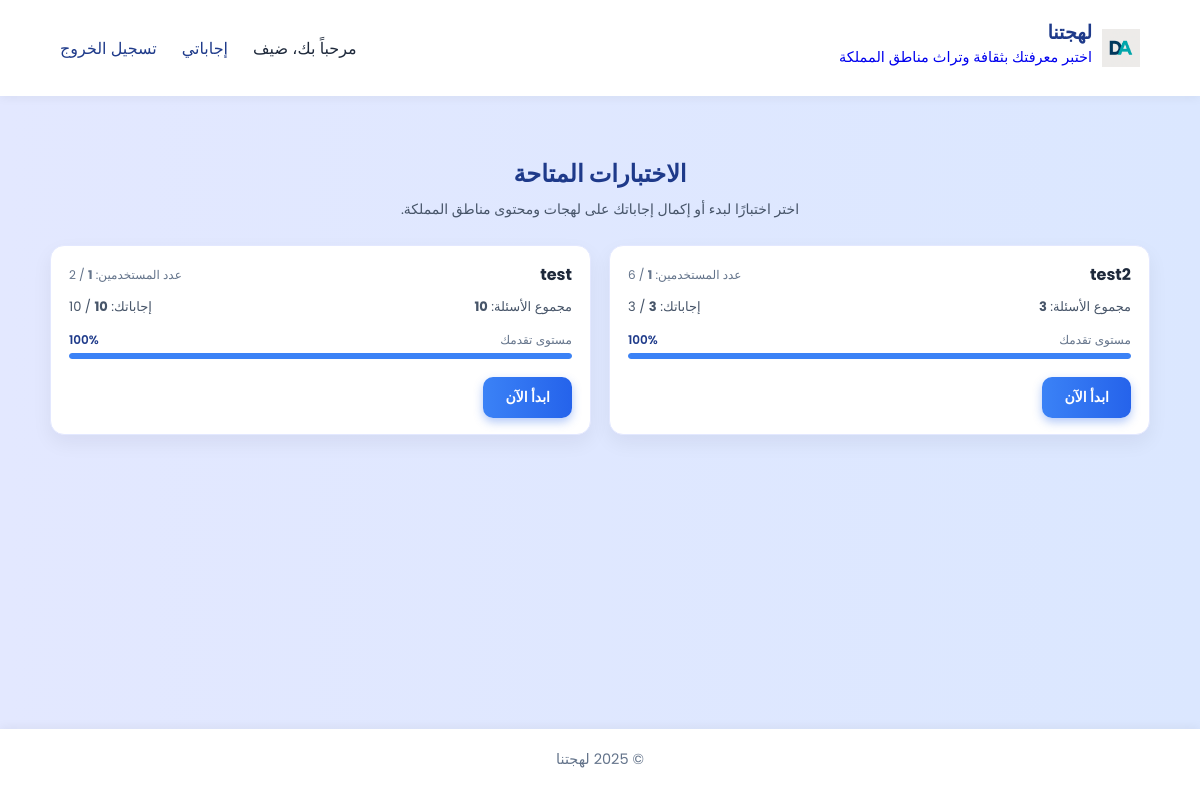
Screenshot of /user_page.php with the database file from the repository.
### tables this page shows
CREATE TABLE `cards` (
  `id` int(11) NOT NULL,
  `number_of_users` int(11) DEFAULT NULL,
  `card_name` varchar(255) DEFAULT NULL,
  `number_of_question` int(11) DEFAULT NULL
);

### user_page.php (the view, shortened to what this page needs)
<?php
require "config2.php";
$user_id   = $_SESSION['user_id'] ?? 1;
$user_name = $_SESSION['name']    ?? 'ضيف';
$projects = $conn->query("
    SELECT c.*,
    (SELECT COUNT(DISTINCT a.user_id)
     FROM annotations a
     WHERE a.project_id = c.id) AS completed_users
    FROM cards c
    ORDER BY id DESC
");
?>
<!DOCTYPE html>
<html lang="ar" dir="rtl">
<head>
  <link rel="stylesheet" href="style.css" />
</head>
<body>
  <header class="navbar">
    <a href="index.html" class="logo" style="text-decoration: none;">
      <img src="Favicon.png" alt="شعار لهجتنا">
      <div class="logo-text">
        <h1 class="site-title">لهجتنا</h1>
        <p class="site-tagline">اختبر معرفتك بثقافة وتراث مناطق المملكة</p>
      </div>
    </a>
    <nav>
      <span>مرحباً بك، <?= htmlspecialchars($user_name) ?></span>
      <a href="user_answers.php" class="button">إجاباتي</a>
      <a href="logout.php">تسجيل الخروج</a>
    </nav>
  </header>
  <main class="user-dashboard">
    <section class="user-panel">
      <header class="user-panel-header">
        <h2>الاختبارات المتاحة</h2>
        <p>اختر اختبارًا لبدء أو إكمال إجاباتك على لهجات ومحتوى مناطق المملكة.</p>
      </header>
      <?php if ($projects && $projects->num_rows > 0): ?>
        <div class="cards-grid">
          <?php while($p = $projects->fetch_assoc()):
              $total_q = (int)$p['number_of_question'];
              $answered_query = $conn->query("
                  SELECT COUNT(*) AS c
                  FROM annotations
                  WHERE user_id = $user_id
                    AND project_id = {$p['id']}
              ");
              $answered = 0;
              if ($answered_query) {
                  $answered = (int)$answered_query->fetch_assoc()['c'];
              }
              $progress = ($total_q > 0) ? round(($answered / $total_q) * 100) : 0;
              $btn_label = ($progress > 0 && $progress < 100) ? 'متابعة' : 'ابدأ الآن';
          ?>
            <article class="quiz-card">
              <div class="quiz-card-header">
                <h3 class="quiz-title"><?= htmlspecialchars($p['card_name']) ?></h3>
                <span class="quiz-users">
                  عدد المستخدمين:
                  <strong><?= (int)$p['completed_users'] ?></strong> / <?= (int)$p['number_of_users'] ?>
                </span>
              </div>
              <div class="quiz-meta">
                <span>مجموع الأسئلة: <strong><?= $total_q ?></strong></span>
                <span>إجاباتك: <strong><?= $answered ?></strong> / <?= $total_q ?></span>
              </div>
              <div class="quiz-progress">
                <div class="quiz-progress-top">
                  <span>مستوى تقدمك</span>
                  <span class="quiz-progress-value"><?= $progress ?>%</span>
                </div>
                <div class="progress-bar">
                  <div class="progress-fill" style="width: <?= $progress ?>%;"></div>
                </div>
              </div>
              <div class="quiz-actions">
                <a class="button quiz-button" href="answer_project.php?id=<?= (int)$p['id'] ?>">
                  <?= $btn_label ?>
                </a>
              </div>
            </article>
          <?php endwhile; ?>
        </div>
      <?php else: ?>
        <p class="no-quizzes">لا توجد اختبارات متاحة حاليًا.</p>
      <?php endif; ?>
    </section>
  </main>
  <footer>
    <p>© 2025 لهجتنا</p>
  </footer>
</body>
</html>

### style.css (style rules this page uses)
* { margin: 0; padding: 0; box-sizing: border-box; font-family: 'Poppins', sans-serif; }
body { background: linear-gradient(to right, #e3e8ff, #dbe7ff); display: flex; flex-direction: column; min-height: 100vh; color: #1e293b; }
h2 { font-size: 34px; text-align: center; margin-bottom: 20px; }
footer { background: white; text-align: center; padding: 12px; font-size: 0.9rem; color: #64748b; box-shadow: 0 -2px 10px rgba(0,0,0,0.05); }
p { font-size: 14.5px; text-align: center; margin-bottom: 10px; }
.navbar { display: flex; justify-content: space-between; align-items: center; padding: 18px 60px; background: white; box-shadow: 0 2px 10px rgba(0,0,0,0.05); }
.logo { display: flex; align-items: center; gap: 10px; }
.logo img { width: 38px; height: 38px; }
.logo h1 { font-size: 1.2rem; font-weight: 700; color: #1e3a8a; }
nav { display: flex; align-items: center; gap: 25px; }
nav a { color: #1e3a8a; text-decoration: none; margin-left: 25px; font-weight: 500; transition: 0.3s; margin: 0 !important; }
footer { background: white; text-align: center; padding: 20px; font-size: 0.9rem; color: #64748b; box-shadow: 0 -2px 10px rgba(0,0,0,0.05); }
.user-dashboard { flex: 1; display: flex; justify-content: center; padding: 60px 20px 40px; }
.user-panel { width: 100%; max-width: 1100px; }
.user-panel-header { text-align: center; margin-bottom: 25px; }
.user-panel-header h2 { font-size: 24px; color: #1e3a8a; margin-bottom: 8px; }
.user-panel-header p { font-size: 14px; color: #475569; }
.cards-grid { display: grid; grid-template-columns: repeat(auto-fit, minmax(260px, 1fr)); gap: 18px; direction: rtl; }
.quiz-card { background: #ffffff; border-radius: 14px; padding: 16px 18px; box-shadow: 0 8px 20px rgba(15, 23, 42, 0.06); border: 1px solid #e3e8ff; display: flex; flex-direction: column; gap: 10px; transition: transform .25s ease, box-shadow .25s ease, border-color .25s ease; text-align: right; }
.quiz-card-header { display: flex; justify-content: space-between; align-items: center; gap: 8px; }
.quiz-title { font-size: 16px; color: #1e293b; }
.quiz-users { font-size: 12px; color: #64748b; }
.quiz-meta { display: flex; justify-content: space-between; font-size: 13px; color: #475569; }
.quiz-progress { margin-top: 4px; }
.quiz-progress-top { display: flex; justify-content: space-between; font-size: 12px; color: #64748b; margin-bottom: 4px; }
.quiz-progress-value { font-weight: 600; color: #1e3a8a; }
.progress-bar { width: 100%; height: 6px; border-radius: 999px; background: #e5e7eb; overflow: hidden; }
.progress-fill { height: 100%; border-radius: 999px; background: #3b82f6; }
.quiz-actions { margin-top: 8px; display: flex; justify-content: flex-start; }
.quiz-button { padding: 8px 18px; border-radius: 999px; font-size: 13px; }
.quiz-card { transition: transform .25s ease, box-shadow .25s ease, border-color .25s ease; }
.quiz-button { background: linear-gradient(90deg, #3b82f6, #2563eb); color: #fff; border: none; padding: 10px 22px; border-radius: 10px; font-size: 14px; font-weight: 600; cursor: pointer; display: inline-block; transition: .25s ease; text-align: center; box-shadow: 0 4px 10px rgba(37, 99, 235, 0.35); text-decoration: none; }

### rows the page displays
cards: card_name "test2", completed_users "1", number_of_users "6", number_of_question "3", answered "3", progress "100", btn_label "ابدأ الآن"
cards: card_name "test", completed_users "1", number_of_users "2", number_of_question "10", answered "10", progress "100", btn_label "ابدأ الآن"

### other values shown
$user_name "ضيف"
